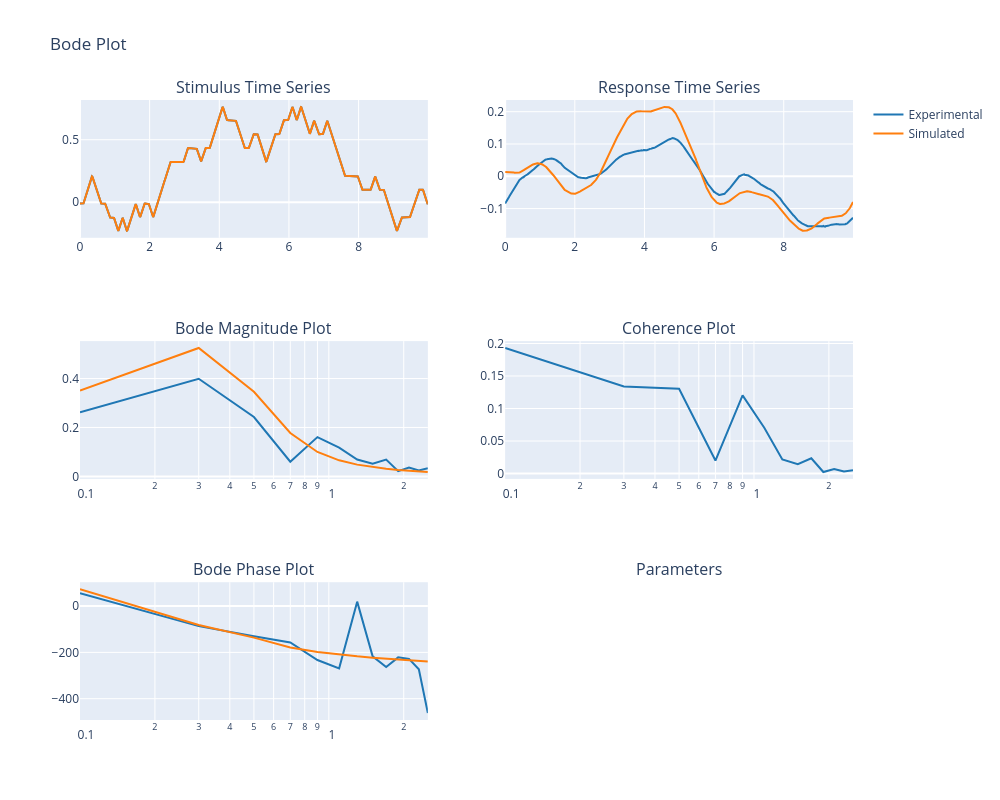

Write notebook code for a chart like this one.
### Code cell
config = {
    "ModelName": "Peterka2018",
    "mass_kg": 53,
    "height_m": 1.66,
    "stimulus_cycles": stim_vis,
    "response_cycles": com,
    "frequencies_Hz": None,
    "stimulus_frequencies_index": None,
    "stimulus_frequencies_type": 'prts',
    "samplingrate_Hz": 90,
}

model_config = P18.P18(config=config)

model_config.fit()
figure = model_config.plot()

print(model_config)

figure.show()

### Figure 1 — Plotly figure (JSON) as saved in the notebook; plotly's stock layout.template omitted (floating-point values rounded to 4 significant figures; data arrays with more than 128 entries replaced by an {"elided": "..."} marker saying what was removed)
{"data": [{"line": {"color": "#1f77b4"}, "mode": "lines", "showlegend": false, "type": "scatter", "x": {"elided": "900 float values"}, "xaxis": "x", "y": {"elided": "900 float values"}, "yaxis": "y"}, {"line": {"color": "#1f77b4"}, "mode": "lines", "showlegend": false, "type": "scatter", "x": {"elided": "900 float values"}, "xaxis": "x2", "y": {"elided": "900 float values"}, "yaxis": "y2"}, {"line": {"color": "#1f77b4"}, "mode": "lines", "name": "Experimental", "showlegend": true, "type": "scatter", "x": [0.1, 0.3, 0.5, 0.7, 0.9, 1.1, 1.3, 1.5, 1.7, 1.9, 2.1, 2.3, 2.5], "xaxis": "x3", "y": [0.262, 0.3993, 0.2426, 0.05997, 0.1607, 0.1175, 0.06893, 0.05175, 0.06861, 0.0213, 0.03646, 0.02434, 0.03367], "yaxis": "y3"}, {"line": {"color": "#1f77b4"}, "mode": "lines", "showlegend": false, "type": "scatter", "x": [0.1, 0.3, 0.5, 0.7, 0.9, 1.1, 1.3, 1.5, 1.7, 1.9, 2.1, 2.3, 2.5], "xaxis": "x4", "y": [0.1931, 0.1338, 0.1303, 0.01996, 0.1202, 0.07046, 0.02161, 0.01429, 0.0234, 0.002288, 0.006722, 0.002968, 0.005159], "yaxis": "y4"}, {"line": {"color": "#1f77b4"}, "mode": "lines", "showlegend": false, "type": "scatter", "x": [0.1, 0.3, 0.5, 0.7, 0.9, 1.1, 1.3, 1.5, 1.7, 1.9, 2.1, 2.3, 2.5], "xaxis": "x5", "y": [55.23, -86.51, -130.6, -157.1, -232.8, -268.9, 19.25, -217.0, -263.4, -221.6, -228.1, -272.9, -462.4], "yaxis": "y5"}, {"line": {"color": "#ff7f0e"}, "mode": "lines", "showlegend": false, "type": "scatter", "x": {"elided": "900 float values"}, "xaxis": "x", "y": {"elided": "900 float values"}, "yaxis": "y"}, {"line": {"color": "#ff7f0e"}, "mode": "lines", "showlegend": false, "type": "scatter", "x": {"elided": "900 float values"}, "xaxis": "x2", "y": {"elided": "900 float values"}, "yaxis": "y2"}, {"line": {"color": "#ff7f0e"}, "mode": "lines", "name": "Simulated", "showlegend": true, "type": "scatter", "x": [0.1, 0.3, 0.5, 0.7, 0.9, 1.1, 1.3, 1.5, 1.7, 1.9, 2.1, 2.3, 2.5], "xaxis": "x3", "y": [0.351, 0.5249, 0.3458, 0.1775, 0.09985, 0.06583, 0.04819, 0.03774, 0.03095, 0.02622, 0.02276, 0.02012, 0.01804], "yaxis": "y3"}, {"line": {"color": "#ff7f0e"}, "mode": "lines", "showlegend": false, "type": "scatter", "x": [0.1, 0.3, 0.5, 0.7, 0.9, 1.1, 1.3, 1.5, 1.7, 1.9, 2.1, 2.3, 2.5], "xaxis": "x5", "y": [73.4, -81.96, -136.3, -178.5, -198.2, -209.5, -217.2, -223.0, -227.7, -231.5, -234.7, -237.4, -239.7], "yaxis": "y5"}], "layout": {"annotations": [{"font": {"size": 16}, "showarrow": false, "text": "Stimulus Time Series", "x": 0.225, "xanchor": "center", "xref": "paper", "y": 1, "yanchor": "bottom", "yref": "paper"}, {"font": {"size": 16}, "showarrow": false, "text": "Response Time Series", "x": 0.775, "xanchor": "center", "xref": "paper", "y": 1, "yanchor": "bottom", "yref": "paper"}, {"font": {"size": 16}, "showarrow": false, "text": "Bode Magnitude Plot", "x": 0.225, "xanchor": "center", "xref": "paper", "y": 0.6111, "yanchor": "bottom", "yref": "paper"}, {"font": {"size": 16}, "showarrow": false, "text": "Coherence Plot", "x": 0.775, "xanchor": "center", "xref": "paper", "y": 0.6111, "yanchor": "bottom", "yref": "paper"}, {"font": {"size": 16}, "showarrow": false, "text": "Bode Phase Plot", "x": 0.225, "xanchor": "center", "xref": "paper", "y": 0.2222, "yanchor": "bottom", "yref": "paper"}, {"font": {"size": 16}, "showarrow": false, "text": "Parameters", "x": 0.775, "xanchor": "center", "xref": "paper", "y": 0.2222, "yanchor": "bottom", "yref": "paper"}], "height": 800, "title": {"text": "Bode Plot"}, "width": 1000, "xaxis": {"anchor": "y", "domain": [0, 0.45]}, "xaxis2": {"anchor": "y2", "domain": [0.55, 1]}, "xaxis3": {"anchor": "y3", "domain": [0, 0.45], "type": "log"}, "xaxis4": {"anchor": "y4", "domain": [0.55, 1], "type": "log"}, "xaxis5": {"anchor": "y5", "domain": [0, 0.45], "type": "log"}, "yaxis": {"anchor": "x", "domain": [0.7778, 1]}, "yaxis2": {"anchor": "x2", "domain": [0.7778, 1]}, "yaxis3": {"anchor": "x3", "domain": [0.3889, 0.6111]}, "yaxis4": {"anchor": "x4", "domain": [0.3889, 0.6111]}, "yaxis5": {"anchor": "x5", "domain": [0, 0.2222]}}}
